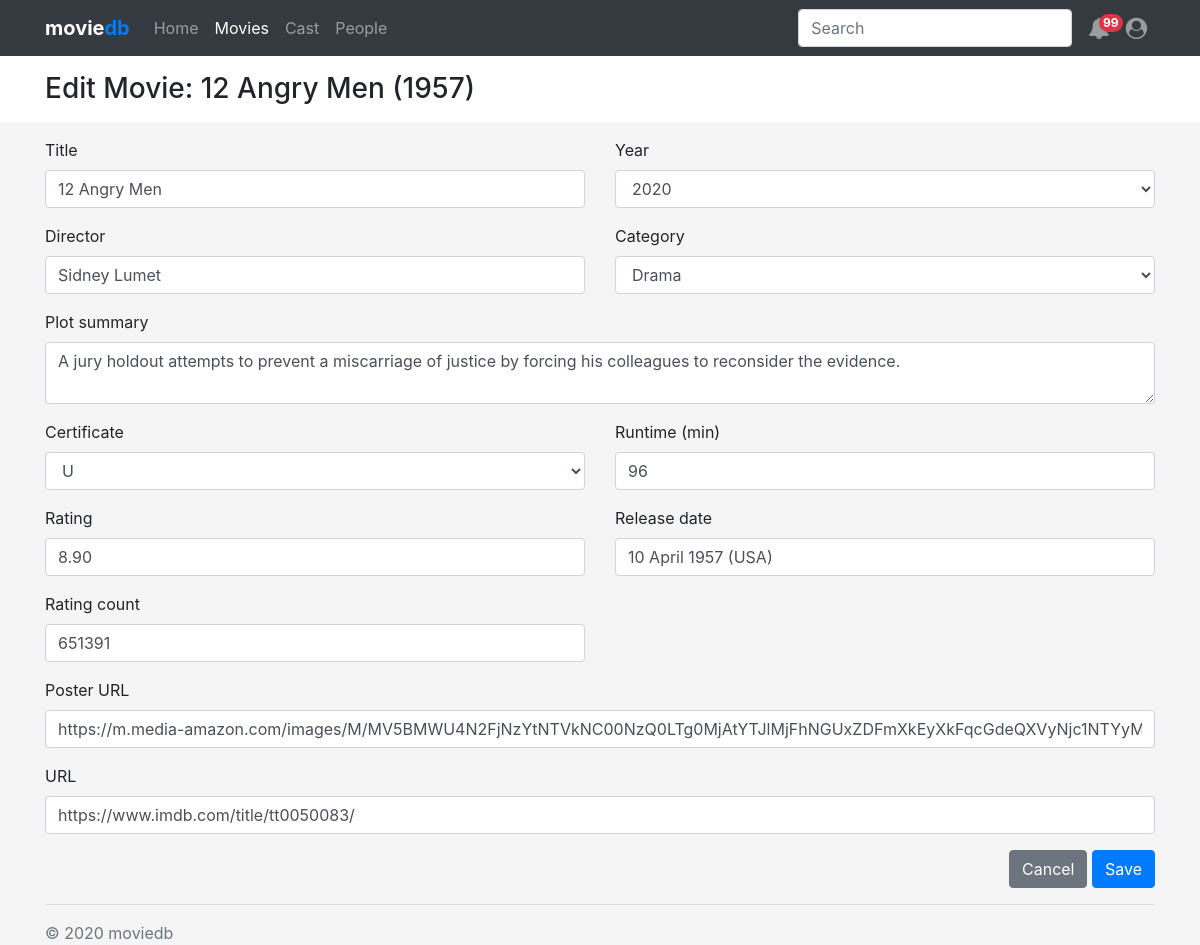
/movie/5/edit (signed in), run on an earlier commit of the app's database.
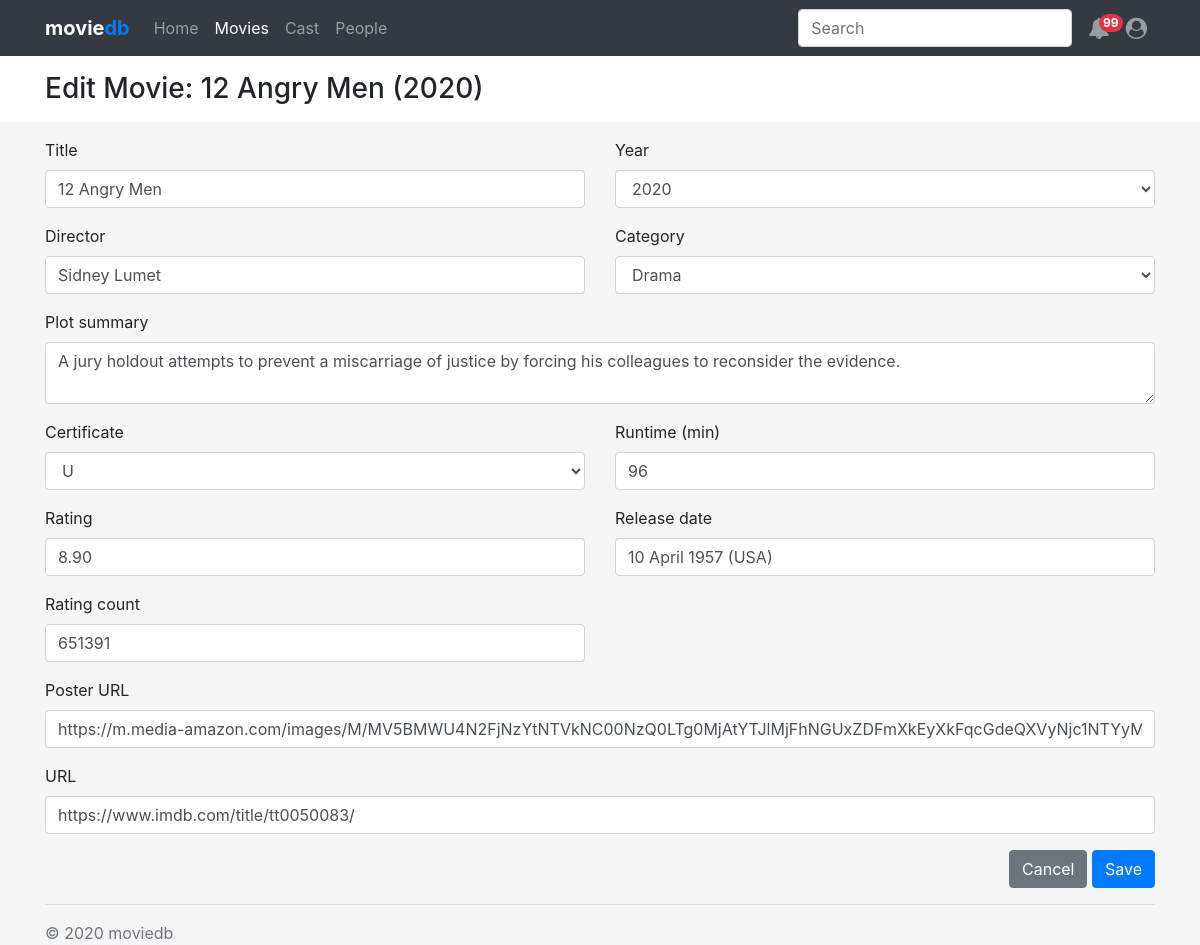
And on a later commit of the database.
### app/models.py (models this page shows, shortened)
class SearchableMixin(object):
    @classmethod
    def before_commit(cls, session):
        session._changes = {
            'add': list(session.new),
            'update': list(session.dirty),
            'delete': list(session.deleted)
        }
    @classmethod
    def after_commit(cls, session):
        for obj in session._changes['add']:
            if isinstance(obj, SearchableMixin):
                add_to_index(obj.__tablename__, obj)
        for obj in session._changes['update']:
            if isinstance(obj, SearchableMixin):
                add_to_index(obj.__tablename__, obj)
        for obj in session._changes['delete']:
            if isinstance(obj, SearchableMixin):
                remove_from_index(obj.__tablename__, obj)
        session._changes = None

class Movie(SearchableMixin, db.Model):
    __searchable__ = ['title', 'plot_summary']
    id = db.Column(db.Integer, primary_key=True)
    created_timestamp = db.Column(db.DateTime, index=True, default=datetime.utcnow)
    created_id = db.Column(db.Integer, db.ForeignKey('user.id'))
    created_by = db.relationship("User", foreign_keys=[created_id])
    modified_timestamp = db.Column(db.DateTime, index=True, default=datetime.utcnow, onupdate=datetime.utcnow)
    modified_id = db.Column(db.Integer, db.ForeignKey('user.id'))
    modified_by = db.relationship("User", foreign_keys=[modified_id])
    title = db.Column(db.String(128), index=True)
    year = db.Column(db.Integer)
    certificate = db.Column(db.String(16))
    category = db.Column(db.String(64))
    release_date = db.Column(db.String(128))
    plot_summary = db.Column(db.String(512))
    director = db.Column(db.String(64))
    rating_value = db.Column(db.Float)
    rating_count = db.Column(db.Integer)
    poster_url = db.Column(db.String(256))
    runtime = db.Column(db.Integer)
    url = db.Column(db.String(64))
    @property
    def displayname(self):
        return f"{self.title} ({self.year})"

### app/main/routes.py (the view)
@bp.route("/movie/<id>/edit", methods=["GET", "POST"])
@login_required
def edit_movie(id):
    form = EditMovieForm()
    movie = Movie.query.get(id)
    if not movie:
        flash("Movie with id={} not found.".format(id))
        return redirect(url_for("movies"))
    if form.validate_on_submit():
        movie.title = form.title.data
        movie.year = form.year.data
        movie.certificate = form.certificate.data
        movie.category = form.category.data
        movie.release_date = form.release_date.data
        movie.plot_summary = form.plot_summary.data
        movie.director = form.director.data
        movie.rating_value = form.rating_value.data
        movie.rating_count = form.rating_count.data
        movie.poster_url = form.poster_url.data
        movie.runtime = form.runtime.data
        movie.url = form.url.data
        movie.modified_by = current_user
        db.session.add(movie)
        db.session.commit()
        flash(Markup(f"""Movie <a href="{url_for('main.movie', id=movie.id)}">{movie.title}</a> updated.""".format()))
        return redirect(url_for("main.movie", id=movie.id))
    elif request.method == "GET":
        form.title.data = movie.title
        form.year.data = movie.year
        form.certificate.data = movie.certificate
        form.category.data = movie.category
        form.release_date.data = movie.release_date
        form.plot_summary.data = movie.plot_summary
        form.director.data = movie.director
        form.rating_value.data = movie.rating_value
        form.rating_count.data = movie.rating_count
        form.poster_url.data = movie.poster_url
        form.runtime.data = movie.runtime
        form.url.data = movie.url
    return render_template("movie_create.html", form=form, movie=movie)

### app/main/routes.py (called while the page is built)
@bp.before_request
def before_request():
    if current_user.is_authenticated:
        current_user.last_seen = datetime.utcnow()
        db.session.commit()

### app/models.py (called while the page is built)
@login.user_loader
def load_user(id):
    return User.query.get(int(id))

### app/templates/movie_create.html (shortened to what this page needs)
{% extends "base.html" %}
{% block nav_movies %}active{% endblock %}
{% block header %}
<h3>
  {% if movie %}
  Edit Movie: {{ movie.displayname }}
  {% else %}
  Create Movie
  {% endif %}
</h3>
{% endblock %}
{% block content %}
<form action="" method="post" novalidate>
  <div class="row">
    <div class="col-md-6">
      <div class="form-group">
        {{ form.title.label() }}
        {{ form.title(class_="form-control") }}
      </div>
      <div class="form-group">
        {{ form.director.label() }}
        {{ form.director(class_="form-control") }}
      </div>
    </div>
    <div class="col-md-6">
      <div class="form-group">
        {{ form.year.label() }}
        {{ form.year(class_="form-control") }}
      </div>
      <div class="form-group">
        {{ form.category.label() }}
        {{ form.category(class_="form-control") }}
      </div>
    </div>
    <div class="col-12 form-group">
      {{ form.plot_summary.label() }}
      {{ form.plot_summary(class_="form-control") }}
    </div>
    <div class="col-md-6">
      <div class="form-group">
        {{ form.certificate.label() }}
        {{ form.certificate(class_="form-control") }}
      </div>
      <div class="form-group">
        {{ form.rating_value.label() }}
        {{ form.rating_value(class_="form-control") }}
      </div>
      <div class="form-group">
        {{ form.rating_count.label() }}
        {{ form.rating_count(class_="form-control") }}
      </div>
    </div>
    <div class="col-md-6">
      <div class="form-group">
        {{ form.runtime.label() }}
        {{ form.runtime(class_="form-control") }}
      </div>
      <div class="form-group">
        {{ form.release_date.label() }}
        {{ form.release_date(class_="form-control") }}
      </div>
    </div>
  </div>
  <div class="form-group">
    {{ form.poster_url.label() }}
    {{ form.poster_url(class_="form-control") }}
  </div>
  <div class="form-group">
    {{ form.url.label() }}
    {{ form.url(class_="form-control") }}
  </div>
  <div class="text-right">
    {% if movie %}
    <a href="{{ url_for('main.movie', id=movie.id) }}" class="btn btn-secondary">Cancel</a>
    {{ form.submit(class_="btn btn-primary", value="Save") }}
    {% else %}
    <a href="{{ url_for('main.movies') }}" class="btn btn-secondary">Cancel</a>
    {{ form.submit(class_="btn btn-primary", value="Save") }}
    {{ form.submit(class_="btn btn-primary", value="Save and New") }}
    {% endif %}
  </div>
</form>
{% endblock %}

What changed in the data, as far as the page shows it:
changed Movie "12 Angry Men": displayname "12 Angry Men (1957)" → "12 Angry Men (2020)"
